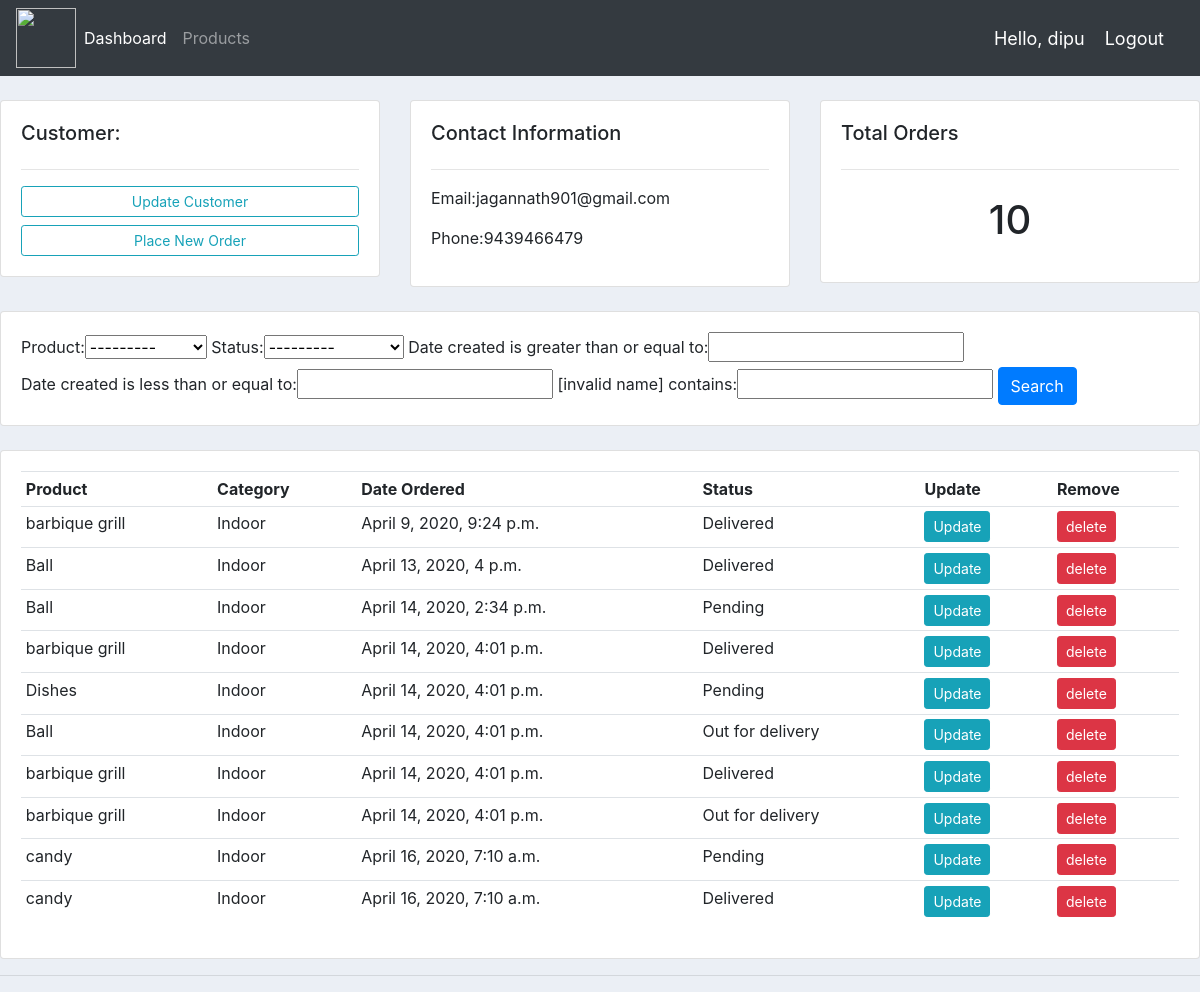
Page /customer/1 (signed in) on the committed database.
### accounts/models.py (models this page shows, shortened)
class Customer(models.Model):
	user= models.OneToOneField(User,null=True, blank=True,on_delete=models.CASCADE)
	name = models.CharField(max_length=200, null=True)
	phone = models.CharField(max_length=200, null=True)
	email = models.CharField(max_length=200, null=True)
	profile_pic = models.ImageField(default="profile1.png", null=True, blank=True)
	date_created = models.DateTimeField(auto_now_add=True, null=True)

class Order(models.Model):
	STATUS = (
			('Pending', 'Pending'),
			('Out for delivery', 'Out for delivery'),
			('Delivered', 'Delivered'),
			)
	customer = models.ForeignKey(Customer, null=True, on_delete= models.SET_NULL)
	product = models.ForeignKey(Product, null=True, on_delete= models.SET_NULL)
	date_created = models.DateTimeField(auto_now_add=True, null=True)
	status = models.CharField(max_length=200, null=True, choices=STATUS)

class Product(models.Model):
	CATEGORY = (
			('Indoor', 'Indoor'),
			('Out Door', 'Out Door'),
			)
	name = models.CharField(max_length=200, null=True)
	price = models.FloatField(null=True)
	category = models.CharField(max_length=200, null=True, choices=CATEGORY)
	description = models.CharField(max_length=200, null=True, blank=True)
	date_created = models.DateTimeField(auto_now_add=True, null=True)
	tags = models.ManyToManyField(Tag)
	def __str__(self):
		return self.name

### accounts/decorators.py (the view)
		def wrapper_func(request, *args, **kwargs):
			group = None
			if request.user.groups.exists():
				group = request.user.groups.all()[0].name
			if group in allowed_roles:
				return view_func(request, *args, **kwargs)
			else:
				return HttpResponse('You are not authorized to view this page')

### accounts/views.py (called while the page is built)
@login_required(login_url='login')
@allowed_users(allowed_roles=['admin'])
def customer(request, pk_test):
	customer = Customer.objects.get(id=pk_test)
	orders = customer.order_set.all()
	order_count = orders.count()
	myFilter = OrderFilter(request.GET, queryset=orders)
	orders = myFilter.qs
	context = {'customer':customer, 'orders':orders, 'order_count':order_count,
	'myFilter':myFilter}
	return render(request, 'accounts/customer.html',context)

### templates/accounts/customer.html
{%  extends 'accounts/main.html' %}
{% block content %}
	<br>
<div class="row">
	<div class="col-md">
		<div class="card card-body">
			<h5>Customer:</h5>
			<hr>
			<a class="btn btn-outline-info  btn-sm btn-block" href="">Update Customer</a>
			<a class="btn btn-outline-info  btn-sm btn-block" href="{% url 'create_order' customer.id %}">Place New Order</a>
		</div>
	</div>
	<div class="col-md">
		<div class="card card-body">
			<h5>Contact Information</h5>
			<hr>
			<p>Email:{{customer.email}} </p>
			<p>Phone:{{customer.phone}} </p>
		</div>
	</div>
	<div class="col-md">
		<div class="card card-body">
			<h5>Total Orders</h5>
			<hr>
			<h1 style="text-align: center;padding: 10px">{{order_count}}</h1>
		</div>
	</div>
</div>
<br>
<div class="row">
	<div class="col">
		<div class="card card-body">
		<form method="get">
				{{myFilter.form}}
		    <button class="btn btn-primary" type="submit">Search</button>
		  </form>
		</div>
	</div>
</div>
<br>
<div class="row">
	<div class="col-md">
		<div class="card card-body">
			<table class="table table-sm">
				<tr>
					<th>Product</th>
					<th>Category</th>
					<th>Date Ordered</th>
					<th>Status</th>
					<th>Update</th>
					<th>Remove</th>
				</tr>
				{%for order in orders%}
				<tr>
					<td>{{order.product}}</td>
					<td>{{order.product.category}}</td>
					<td>{{order.date_created}}</td>
					<td>{{order.status}}</td>
					<td><a class="btn btn-sm btn btn-info" href="{% url 'update_order' order.id%}">Update</a> </td>
					<td><a class="btn btn-sm btn btn-danger"  href="{% url 'delete_order' order.id %}">delete</a></td>
				</tr>
				{%endfor%}
			</table>
		</div>
	</div>
</div>
{% endblock %}

### templates/accounts/navbar.html (shortened to what this page needs)
{% load static %}
<nav class="navbar navbar-expand-lg navbar-dark bg-dark">
 <img src="{% static 'images/logo.png.png' %}" width="60" height="60">
  <div class="collapse navbar-collapse" id="navbarNav">
    <ul class="navbar-nav">
      {% if request.user.is_staff %}
      <li class="nav-item active">
        <a class="nav-link" href="{% url 'home' %}">Dashboard</a>
      </li>
      <li class="nav-item">
        <a class="nav-link" href="{% url 'products' %}">Products</a>
      </li>
      {% else %}
       <li class="nav-item">
        <a class="nav-link" href="{% url 'account' %}">Settings</a>
      </li>
      {% endif %}
    </ul>
  </div>
  <span class="hello-msg">Hello, {{request.user}}</span>
  <span ><a  class="hello-msg" href="{% url 'logout' %}">Logout</a></span>
</nav>

### accounts/static/css/main.css (style rules this page uses)
body { background-color: #ebeff5; }

### templates/accounts/navbar.html (style rules this page uses)
.hello-msg { font-size: 18px; color: #fff; margin-right: 20px; }

### rows in the picture
Customer: email "jagannath901@gmail.com", phone "9439466479"
Order: product "barbique grill", product.category "Indoor", date_created "April 9, 2020, 9:24 p.m.", status "Delivered"
Order: product "Ball", product.category "Indoor", date_created "April 13, 2020, 4 p.m.", status "Delivered"
Order: product "Ball", product.category "Indoor", date_created "April 14, 2020, 2:34 p.m.", status "Pending"
Order: product "barbique grill", product.category "Indoor", date_created "April 14, 2020, 4:01 p.m.", status "Delivered"
Order: product "Dishes", product.category "Indoor", date_created "April 14, 2020, 4:01 p.m.", status "Pending"
Order: product "Ball", product.category "Indoor", date_created "April 14, 2020, 4:01 p.m.", status "Out for delivery"
Order: product "barbique grill", product.category "Indoor", date_created "April 14, 2020, 4:01 p.m.", status "Delivered"
Order: product "barbique grill", product.category "Indoor", date_created "April 14, 2020, 4:01 p.m.", status "Out for delivery"
Order: product "candy", product.category "Indoor", date_created "April 16, 2020, 7:10 a.m.", status "Pending"
Order: product "candy", product.category "Indoor", date_created "April 16, 2020, 7:10 a.m.", status "Delivered"

### other values in the picture
{{ request.user }} "dipu"
{{ order_count }} "10"
